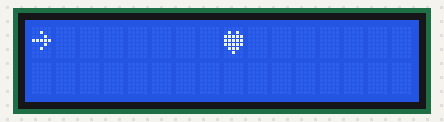
A sketch run on a simulated Arduino Uno, built with avr-gcc and run on an emulated ATmega328P. On the bench: 16×2 character LCD.

Above: at 0.11 s.
At 0.52 s:
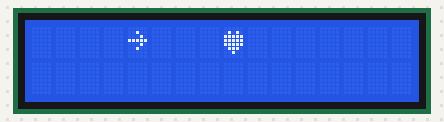
At 1.0 s:
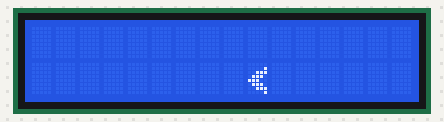
At 1.54 s:
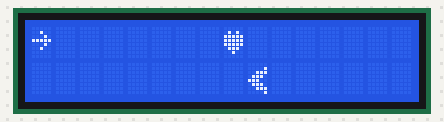

Measured:
- by itself, everything shown: repeats every 1.4 s, in 10 steps
- what the display in image 2 shows lasts 0.5 s, from 1.0 s to 1.5 s

The sketch:

ESDI_4.10.ino
```cpp
/************************************************************************
 * Title  : Display animation using the custom character on LCD         *
 *          Ex.: "Hello World"                                          *
 * Date   : 03/09/2017                                                  *
 * Author : Harsh Patel                                                 *
 * ID No  : 15it077                                                     *
 * E-mail : 15it077@charusat.edu.in                                     *
 ************************************************************************/
#include <LiquidCrystal.h>

LiquidCrystal lcd(12, 11, 5, 4, 3, 2);

byte heart[8] = {
  0b00000,
  0b01010,
  0b11111,
  0b11111,
  0b11111,
  0b01110,
  0b00100,
  0b00000
};

byte arrow[8] = {
  0b00000,
  0b00100,
  0b00010,
  0b11111,
  0b00010,
  0b00100,
  0b00000,
  0b00000
};

byte fall[8] = {
  0b00000,
  0b00001,
  0b00111,
  0b01110,
  0b11100,
  0b01110,
  0b00111,
  0b00001
};


void setup() {
  lcd.begin(16, 2);

  // create a new character
  lcd.createChar(0, heart);
  lcd.createChar(1, arrow);
  lcd.createChar(2, fall);

}

void loop() {


  for(int i=0;i<=8;i++)
  {
    lcd.setCursor(8,0);
    lcd.write(byte(0));
    lcd.setCursor(i,0);
    lcd.write(byte(1));
    delay(100);
    lcd.clear();
  }
  lcd.setCursor(9,1);
  lcd.write(byte(2));
  delay(500);

  }
```
